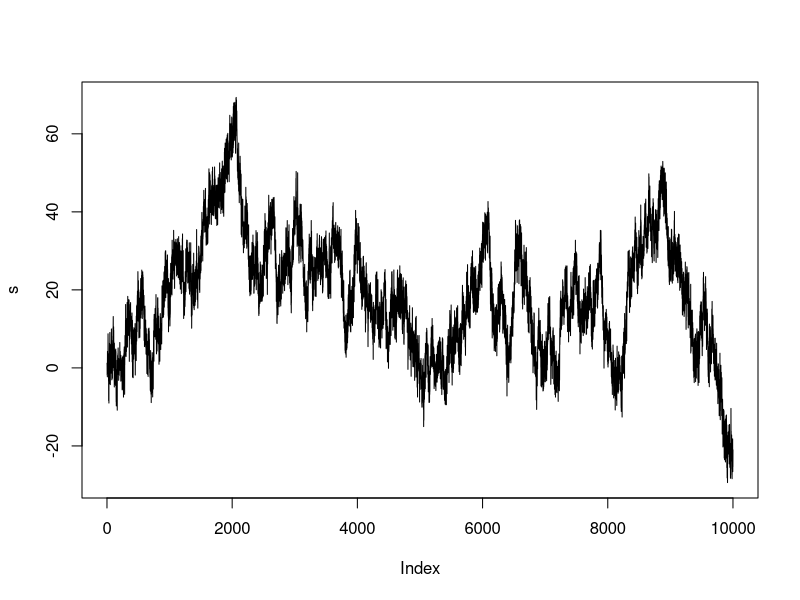

This chart was generated by the following R code:
library("urca")

set.seed(123)

z <- rep(0, 10000)
for (i in 2:10000) z[i] <- z[i-1] + rnorm(1)

p <- q <- r <- rep(0, 10000)
p <- 0.3*z + rnorm(10000)
q <- 0.6*z + rnorm(10000)
r <- 0.2*z + rnorm(10000)

jotest = ca.jo(data.frame(p,q,r), type="trace", K=2, ecdet="none", spec="longrun")
summary(jotest)

s = 1.000*p + 1.791324*q - 1.717271*r
plot(s, type="l")

